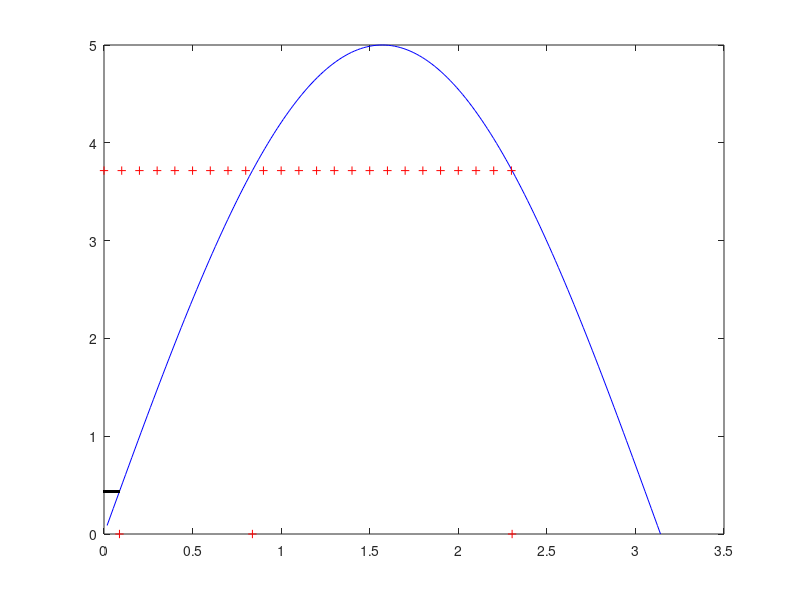

MATLAB code for this plot:
a=1:1:180;
dr = a*(pi/180);
pm=input('pmax=');
pe=pm*sin(dr);
%plot(dr,pe);
d0 = input('d0= ');
d1= pi-(d0*(pi/180));
a1=cos(d1);
%disp(a1);
pmax1=pm*sin(d1);


for i=1:180
    s=i*(pi/180);
    b=(((d1-s)*sin(s))-cos(s)+cos(d1));
if(b==-abs(b) && b~=0 )
    l=i;
else
end
    a1=num2str(b);
   b1=[i,b]; 
end

delta=l;
dd=delta*(pi/180);
de1= pi-(delta*(pi/180));

do1=180-delta;

pmax2=pm*sind(delta);
disp('pef=');
disp(pmax2);


inShaftP=(pmax2-pmax1)*3;

disp('input shaft power=');
disp(inShaftP);

disp(do1);

dellmax =[0:0.1:do1/180*pi];

dell0=[0:0.005:d0*pi/180];
pe0=pm*[sin(d0*pi/180)];

pey0=[0:25:pmax2];
delly0=pi*d0/180;
delly1=dd;
dellym=pi*do1/180;

plot(dr,pe,'b',dellmax,pmax2,'r+',dell0,pe0,'k',delly0,pey0,'r+',delly1,pey0,'r+',dellym,pey0,'r+')








